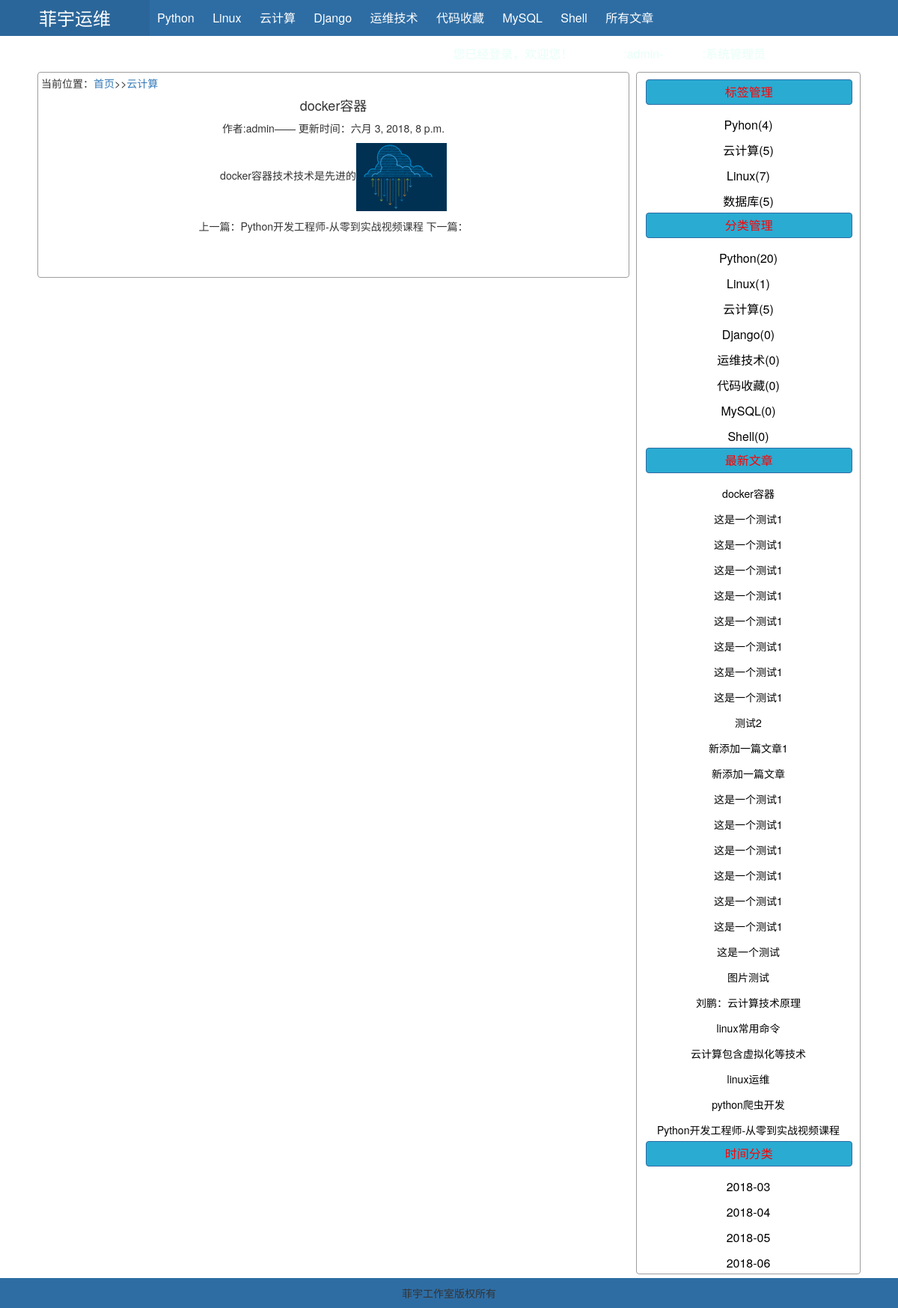
Page /article.html?nid=28 (signed in) on the committed database.
### users/models.py (models this page shows, shortened)
class Classify(models.Model):
    name = models.CharField(verbose_name='名称',max_length=12)
    class Meta:
        db_table = 'classify'
        verbose_name_plural = '文章分类'
        verbose_name = '文章分类'
    def __str__(self):
        return self.name

class Article(models.Model):
    title = models.CharField(verbose_name='标题',max_length=32,)
    author = models.CharField(verbose_name='作者',max_length=12)
    summary = models.CharField(verbose_name='摘要', max_length=100)
    img = models.ImageField(verbose_name='缩略图',upload_to="./article/",
                            help_text="大小200*200，不超过200k",
                            default="/upload/article/common.jpg",
                            auto_created=True,
                            null=True,blank=True)
    content = models.TextField(verbose_name='内容', max_length=9999)
    tag = models.ManyToManyField('Tag',verbose_name='标签')
    classify = models.ForeignKey('Classify',verbose_name='分类')
    create_time = models.DateTimeField(verbose_name='发布时间',auto_now_add=True)
    update_time = models.DateTimeField(verbose_name='更新时间',auto_now_add=True)
    class Meta:
        db_table = 'article'
        verbose_name_plural = '全部文章'

class Tag(models.Model):
    name = models.CharField(verbose_name='名称',max_length=12)
    class Meta:
        db_table = 'tag'
        verbose_name_plural = '文章标签'

### users/views.py (the view)
# urls.py: url(r'^article', views.article, name='article'),
def article(request):
    nid = request.GET.get('nid')
    classify_list = models.Classify.objects.annotate(num_article=Count('article'))
    classifys = models.Article.objects.get(id=nid)
    article = models.Article.objects.filter(id = nid).first()
    pre = models.Article.objects.filter(id__lt=nid).first()
    next = models.Article.objects.filter(id__gt=nid).first()
    article_list = models.Article.objects.all().order_by('-create_time')
    tag_list = models.Tag.objects.annotate(num_article=Count('article'))
    date_list = models.Article.objects.raw(
        'select id, count(id) as num,strftime("%Y-%m",update_time) as ctime from article group by strftime("%Y-%m",update_time)')
    return  render(request,'article.html',{'article':article,'classify_list': classify_list,
                                           'article_list': article_list,
                                           'tag_list': tag_list,
                                           'date_list': date_list,
                                           'classifys': classifys,
                                           'pre': pre,
                                           'next': next,
                                           })

### templates/article.html (shortened to what this page needs)
{% extends 'index.html' %}
{% block header %}
    {% include 'include/header.html' %}
{% endblock %}
{% block content %}
    <p class="text-left">当前位置：<a href="/">首页</a>>><a href="list_classify.html?nid={{ classifys.classify_id }}">{{ classifys.classify }}</a></p>
    <h4>{{article.title}}</h4>
    <p>作者:{{ article.author}}—— 更新时间：{{ article.update_time}}</p>
    <p>{{ article.content |safe}}</p>
    <p>上一篇：{{ pre.title }} 下一篇：{{ next.title }}</p>
{% endblock %}}

### templates/index.html (shortened to what this page needs)
<!DOCTYPE html>
<html lang="zh-cn">
<head>
    <link rel="stylesheet" href="/static/font-awesome-4.7.0/css/font-awesome.css">
    <link rel="stylesheet" href="/static/bootstrap/css/bootstrap.css">
</head>
<body>
{% if user.is_authenticated %}
    {% block header %}{% endblock %}
    <div class="pg_body center w1100">
        <div class="content left img-thumbnail">
            {% block content %}{% endblock %}
        </div>
        <div class="menu right img-thumbnail">
            <div class="box">
                 <div class="title btn btn-primary">标签管理</div>
                <div class="item">
                    {% for tag in tag_list %}
                    <a class="btn" href="/list_tag.html?nid={{ tag.id }}">{{tag.name}}({{tag.num_article}})</a>
                    {% endfor%}
                </div>
            </div>
            <div class="box">
                 <div class="title btn btn-primary">分类管理</div>
                <div class="item">
                    {% for classify in classify_list %}
                    <a class="btn" href="list_classify.html?nid={{ classify.id }}">{{classify.name}}({{classify.num_article}})</a>
                    {% endfor%}
                </div>
            </div>
            <div class="box">
                 <div class="title btn btn-primary">最新文章</div>
                <div class="item">
                    {% for item in article_list %}
                    <a class="btn" href="/article.html?nid={{item.id}}" style="font-size: 14px">{{item.title}}</a>
                    {% endfor%}
                </div>
            </div>
            <div class="box">
                 <div class="title btn btn-primary">时间分类</div>
                <div class="item">
                    {% for item in date_list %}
                    <a class="btn" href="list_date-{{item.ctime}}.html">{{item.ctime}}</a>
                    {% endfor%}
                </div>
            </div>
        </div>
    </div>
    <div class="pg_footer  center">菲宇工作室版权所有</div>
{% endif %}
</body>
</html>

### templates/include/header.html
<div class="pg_header">
    <div class="logo left"><a href="/"> 菲宇运维</a></div>
    <div class="hl-menu left">
        {% for classify in classify_list %}
            <a class="item" href="list_classify.html?nid={{ classify.id }}">{{classify.name}}</a>
        {% endfor%}
         <a class="item" href="/list_summary.html">所有文章</a>
    </div>
    <div class="hr-menu right">您已经登录，欢迎您！<a href="" class="item"> 用户名</a>:{{ user.username }}-<a class="item" href=""> 昵称</a>:{{ user.nickname }}
        <a  href="{% url 'logout' %}?next={{ request.path }}" class="item">注销登录</a>
                <a  href="{% url 'password_change' %}?next={{ request.path }}" class="item">修改密码</a>
    </div>
</div>

### templates/index.html (style rules this page uses)
body { margin: 0 auto; }
a,a:hover { text-decoration:none; }
.left { float: left; }
.right { float: right; }
.center { text-align: center; }
.w1100 { width: 1100px; }
.pg_header { background-color: #2e6da4; height: 48px; min-width: 1100px; line-height: 48px; margin-bottom: 5px; }
.pg_header .logo,.pg_header .logo a { color: white; width: 200px; background-color: #2b669a; text-align: center; font-size: 24px; }
.pg_header .hl-menu,.hr-menu { color: #e7fff8; font-size: 16px; }
.pg_header .hl-menu .item,.hr-menu .item { color: white; padding:0px 10px; height: 48px; display: inline-block; }
.pg_body { margin: 0 auto; overflow: hidden; }
.pg_body .content { width: 791px; border: 1px solid #9d9d9d; }
.pg_body .menu { width: 300px; border: 1px solid #9d9d9d; }
.pg_body .menu .box { display: inline-block; width: 98%; }
.pg_body .menu .box .title { line-height: 20px; font-size: 16px; background-color: #2aabd2; width: 97%; color: red; margin: 5px; }
.pg_body .menu .box .item { height: 30px; font-size: 16px; color: white; margin: 5px; }
.pg_body .menu .box .item .btn { color: black; font-size: 16px; display: block; line-height: 20px; }
.pg_footer { background-color: #2e6da4; position: absolute; height: 40px; width: 100%; min-width: 1100px; line-height: 40px; margin-top: 5px; }

### rows in the picture
Classify: name "Python", num_article "20"
Classify: name "Linux", num_article "1"
Classify: name "云计算", num_article "5"
Classify: name "Django", num_article "0"
Classify: name "运维技术", num_article "0"
Classify: name "代码收藏", num_article "0"
Classify: name "MySQL", num_article "0"
Classify: name "Shell", num_article "0"
Article: classify "云计算", title "docker容器", author "admin", update_time "六月 3, 2018, 8 p.m.", content "docker容器技术技术是先进的", content (picture)
Article: title "Python开发工程师-从零到实战视频课程", ctime "2018-05"
Tag: name "Pyhon", num_article "4"
Tag: name "云计算", num_article "5"
Tag: name "Linux", num_article "7"
Tag: name "数据库", num_article "5"
Article: title "这是一个测试1"
Article: title "这是一个测试1"
Article: title "这是一个测试1"
Article: title "这是一个测试1"
Article: title "这是一个测试1"
Article: title "这是一个测试1"
Article: title "这是一个测试1"
Article: title "这是一个测试1"
Article: title "测试2"
Article: title "新添加一篇文章1"
Article: title "新添加一篇文章"
Article: title "这是一个测试1"
Article: title "这是一个测试1"
Article: title "这是一个测试1"
Article: title "这是一个测试1"
Article: title "这是一个测试1"
Article: title "这是一个测试1"
Article: title "这是一个测试", ctime "2018-06"
Article: title "图片测试"
Article: title "刘鹏：云计算技术原理", ctime "2018-03"
Article: title "linux常用命令", ctime "2018-04"
Article: title "云计算包含虚拟化等技术"
Article: title "linux运维"
Article: title "python爬虫开发"
